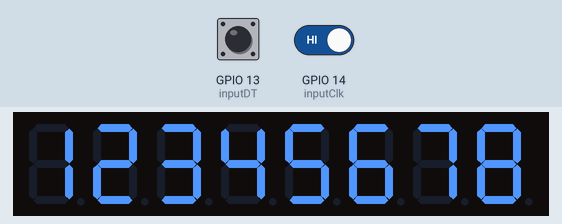
Recording of a program running on a simulated ESP32. Shown: 8-digit seven-segment display. Inputs (shaded band) come from the test bench; at power-on: GPIO 14 (inputClk) HIGH, GPIO 13 (inputDT) HIGH. What the program prints to the serial monitor is not drawn.

Above: at 0.6 s.
At 2.2 s:
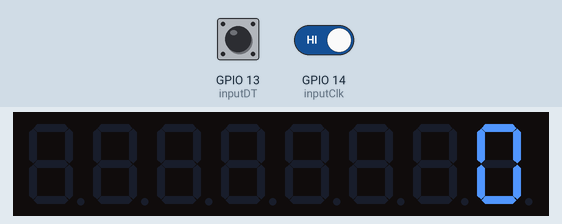
2.3 s: GPIO 14 (inputClk) driven LOW
At 3.1 s:
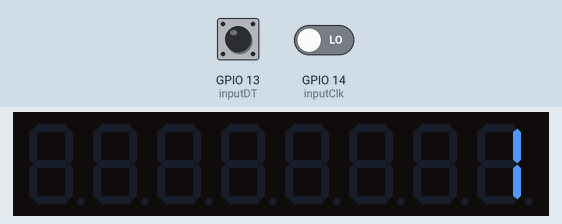
Timing chart, 0 to 5.3 s (numbered marks = the images above; inputs shaded):
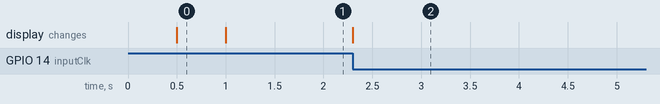

The program:

main.cpp
```cpp
#include <Arduino.h>
#include <LedController.hpp>

#define LED_CONTROL_CLK_PIN 18
#define LED_CONTROL_CS_PIN 19
#define LED_CONTROL_DATA_PIN 23
#define LED_CONTROL_NUM_SEGMENTS 1

/*
Rotary Encoder Demo
rot-encode-demo.ino
Demonstrates operation of Rotary Encoder
https://Dronebotworkshop.com
*/

//Rotary Encoder Inputs
#define inputClk 14
#define inputDT 13
#define digitsPerSegment 8
#define positionOffset 0
#define Segments 1


int posF = 0;
int posN = 0;
int currentStateCLK;
int previousStateCLK;
int currentStateDT;
int previousStateDT;
unsigned int segNum;
//int segmentBNumber() = 1;

LedController ledController(LED_CONTROL_DATA_PIN, LED_CONTROL_CLK_PIN,
                            LED_CONTROL_CS_PIN, LED_CONTROL_NUM_SEGMENTS);

//This function calculates the largest number that can be displayed
unsigned long long getLargestNumber() {
  return (unsigned long long) pow(10,Segments*digitsPerSegment);
}

//this function sets the Segments to a given number
void setLEDs (int number) {
  //the loop is used to split the given number and set the right digit on the Segments
  int i = 0;
  while (number > 0) {
    int digit = number%10;
    ledController.setChar(segNum, i, (char)digit, false);
    number /= 10;
    i++;
    ledController.setChar(segNum, i, ' ', false);
    }
  }
void setup(){
  //set encoder pins as inputs
  pinMode (inputClk, INPUT);
  pinMode (inputDT, INPUT);

  Serial.begin (115200);

  previousStateCLK = digitalRead(inputClk);
  previousStateDT = digitalRead(inputDT);

  Serial.println("Init LEDs");
  ledController.activateAllSegments();
  ledController.setIntensity(15);
  ledController.clearMatrix();
  Serial.println("Display Numbers");
  delay(500);
  for (unsigned int i = 0; i < 8; i++) {
   ledController.setChar(segNum, i, (char)8 - i, false);
  }
delay (500);
ledController.clearMatrix();
ledController.setChar(segNum, 0, (char)0, false);
}

void loop () {
  currentStateCLK = digitalRead(inputClk);
  if (currentStateCLK != previousStateCLK) {
      if (digitalRead(inputDT) != currentStateCLK){
          posF ++;
      } else {
          posF --;
      }
  if(posF >= 0) {
    ledController.setChar(segNum, 7, ' ', false);
    setLEDs(posF);
    } else {
      posN = posF * -1;
      setLEDs(posN);
      ledController.setChar(segNum, 7, '-', false);
    }
  }
  previousStateCLK = currentStateCLK;
}
```

Measured:
- after the input at 2.3 s, the display: changes at once (image 2)
- what the display in image 0 shows lasts 0.5 s, from 0.5 s to 1.0 s
